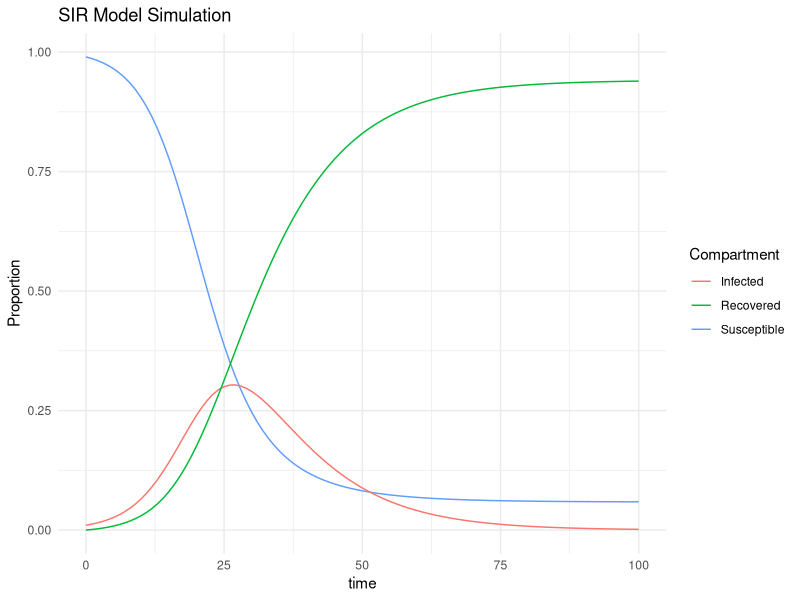

Reproduce this figure in R.
install.packages("deSolve")
install.packages("ggplot2")

library(deSolve)
library(ggplot2)

# SIR function
sir_model <- function(time, state, parameters) {
  with(as.list(c(state, parameters)), {
    dS <- -beta * S * I
    dI <- beta * S * I - gamma * I
    dR <- gamma * I
    return(list(c(dS, dI, dR)))
  })
}


init <- c(S = 0.99, I = 0.01, R = 0.0)
params <- c(beta = 0.3, gamma = 0.1)
times <- seq(0, 100, by = 1)

output <- ode(y = init, times = times, func = sir_model, parms = params)
output <- as.data.frame(output)

library(ggplot2)

ggplot(data = output, aes(x = time)) +
  geom_line(aes(y = S, color = "Susceptible")) +
  geom_line(aes(y = I, color = "Infected")) +
  geom_line(aes(y = R, color = "Recovered")) +
  labs(title = "SIR Model Simulation",
       y = "Proportion", color = "Compartment") +
  theme_minimal()
